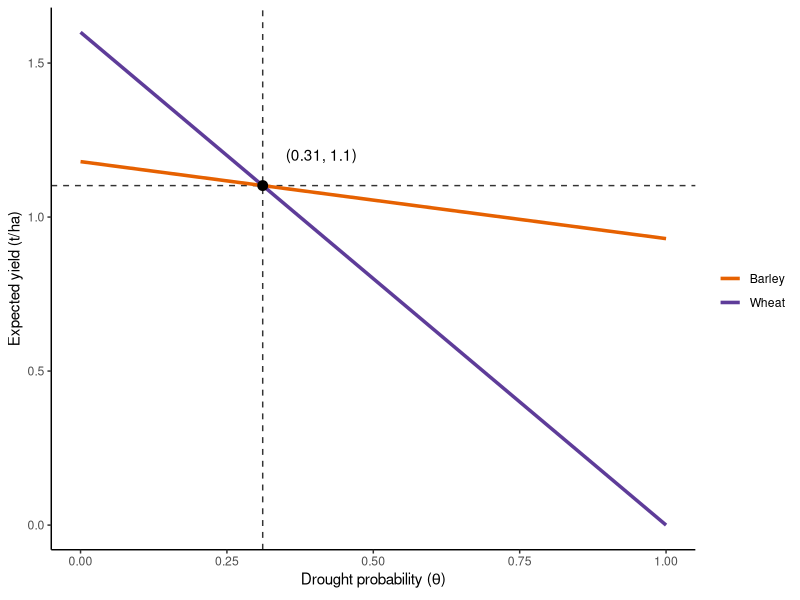

The R source for this figure: (Note: this script raises an error after producing the figure.)
## ---- chunk 1
knitr::opts_chunk$set(echo = FALSE, cache = TRUE, fig.width = 5, fig.asp = 0.618)
library(raster)
library(ncdf4)
library(tidyverse)
library(patchwork)
## ---- chunk 2
wheat_dry <- 0
wheat_normal <- 1.6

barley_dry <- 0.93
barley_normal <- 1.18
## ---- chunk 3
expected_yield_wheat <- function(risk) {
  risk * wheat_dry + (1 - risk) * wheat_normal
}

expected_yield_barley <- function(risk) {
  risk * barley_dry + (1 - risk) * barley_normal
}

expected_yield <- function(risk) {
  expected_yield_wheat(risk) + expected_yield_barley(risk)
}

indiff <- tibble(risk = (barley_normal - wheat_normal) / (wheat_dry - wheat_normal - barley_dry + barley_normal),
                 yield = risk * wheat_dry + (1 - risk) * wheat_normal)
indiff_label <- paste0('(', round(indiff$risk, 2), ', ', round(indiff$yield, 2), ')')

tibble(risk = seq(0, 1, .1),
      Barley = expected_yield_barley(risk),
      Wheat = expected_yield_wheat(risk)) %>%
  gather(type, yield, Barley:Wheat) %>%
  ggplot(aes(risk, yield)) +
  geom_hline(yintercept = indiff$yield, linetype = 2, alpha = .8)+
  geom_vline(xintercept = indiff$risk, linetype = 2, alpha = .8) +
  geom_line(aes(color = type), size = 1.2) +
  geom_point(data = indiff, color = 'black', size = 3) +
  geom_text(data = indiff, label = indiff_label, nudge_x = 0.1, nudge_y = 0.1) +
  theme_classic() +
  #scale_color_manual(name = 'Crop', values = c('darkgoldenrod', 'lightgoldenrod')) +
  scale_color_manual(values = c('#e66101', '#5e3c99'), name = '') +
  labs(x = expression('Drought probability (' * theta * ')'), y = 'Expected yield (t/ha)')
## ---- chunk 4
konya <- matrix(c(32.5, 37.9), nrow = 1) # point at which to sample TraCE
## ---- chunk 5
# convective precipitation
precc <- map(
  list.files('../Data/PRECC', full.names = TRUE)[-12],
  ~ brick(.) %>%
    raster::extract(konya, df = TRUE) %>%
    select(-ID) %>%
    gather(time, precc)
) %>%
  bind_rows()

# large-scale precipitation
precl <- map(
  list.files('../Data/PRECL', full.names = TRUE)[-12],
  ~ brick(.) %>%
    raster::extract(konya, df = TRUE) %>%
    select(-ID) %>%
    gather(time, precl)
) %>%
  bind_rows()
## ---- chunk 6
sim_past <- left_join(precc, precl, by = 'time') %>%
  mutate(
    rainfall = (precc + precl) * 2.628e+9, # unit conversion
    year = rep(-10200:-5001, each = 12),
    # hardcode dates instead of using ncdf time because of date shift with averaging period
    month = rep(1:12, times = 5200)
  ) %>%
  select(-time,-precl,-precc) %>%
  mutate(water_year = if_else(month %in% 10:12, year + 1L, year)) %>%
  filter(!(month %in% c(6:9))) %>%
  group_by(water_year) %>%
  add_tally() %>%
  filter(n == 8) %>%
  summarise(precip = sum(rainfall)) %>%
  mutate(drought = precip < 300) %>%
  filter(between(water_year, -9500, -5500)) %>%
  mutate(time_step = ceiling(water_year / 50),
         year = time_step * 50) %>%
  group_by(year) %>%
  summarise(risk = sum(drought) / 50) %>%
  filter(year != min(year)) 
## ---- chunk 7
sim_past %>%
  ggplot(aes(year, risk, fill = risk, color = risk)) +
  geom_hline(yintercept = indiff$risk, color = 'black', linetype = 2, size = 1) +
  geom_col(width = 38)  +
  scale_fill_distiller(palette = 'PuOr') +
  scale_color_distiller(palette = 'PuOr')+
  theme_minimal() +
  labs(x = 'Years BP', y = 'Drought risk') + theme(legend.position = "none")
## ---- chunk 8
prior <- function(m, n) {
  domain <- seq(0,1,0.005)
  val <- dbeta(domain, n * m, n * (1 - m))
  tibble('x' = domain, 'y' = val)
}

tibble(Age = seq(5, 50, 5),
       risk = 0.5) %>%
  mutate(belief = map2(risk, Age, ~prior(.x, .y))) %>%
  unnest(cols = c(belief)) %>%
  ggplot(aes(x, y)) +
  geom_line(aes(group = Age, color = Age), size = 1.2) +
  scale_color_distiller(palette = 'PuOr', guide = 'legend') +
  labs(x = expression('Perceived drought risk (' * theta * ')'), y = 'Density') +
  theme_classic()
## ---- chunk 9
prior2 <- function(a, b) {
  domain <- seq(0,1,0.005)
  val <- dbeta(domain, a, b)
  tibble('x' = domain, 'y' = val)
}

tibble(alpha = c(15 * 0.2, 50 * 0.2, 15 * 0.2 + 25 * 0.4, 50 * 0.2 + 25 * 0.4),
       beta = c(15 * 0.8, 50 * 0.8, 15 * 0.8 + 25 * 0.6, 50 * 0.8 + 25 * 0.6),
       time = factor(c('prior', 'prior', 'posterior', 'posterior'), levels = c('prior', 'posterior')),
       age = factor(c('15-year-old agent', '50-year-old agent', '15-year-old agent', '50-year-old agent'), levels = c('15-year-old agent', '50-year-old agent'))) %>%
  mutate(belief = map2(alpha, beta, ~prior2(.x, .y))) %>%
  unnest(cols = c(belief)) %>%
  ggplot(aes(x, y)) +
  geom_line(aes(group = time, color = time), size = 1.2, alpha = .9) +
scale_color_manual(values = c('#5e3c99', '#e66101'), name = '') +
    facet_wrap(~age, strip.position = 'bottom') +
    theme_classic() +
  theme(strip.background = element_blank(),
        legend.position = c(.43, .5),
        strip.placement = "outside") +
  labs(x = expression('Perceived drought risk (' * theta * ')'), y = 'Density')
## ---- chunk 10
agents <- tibble(id = 1:150, 
                 alpha = 1.5,
                 beta = 1.5,
                 risk = alpha / (alpha + beta),
                 crop = 'barley')

learn <- function(agents, drought) {
  if (drought == 'TRUE') wheat_yield <- wheat_dry; barley_yield <- barley_dry
  if (drought == 'FALSE') wheat_yield <- wheat_normal; barley_yield <- barley_normal

  agents %>%
    # farmer's turn to decide what to plant
      mutate(yield_exp = expected_yield(risk),
         barley_exp = expected_yield_barley(risk),
         wheat_exp = expected_yield_wheat(risk),
         crop = case_when(barley_exp > wheat_exp ~ 'barley',
                              barley_exp < wheat_exp ~ 'wheat',
                              barley_exp == wheat_exp ~ 'either'),
         prediction = map2(alpha, beta, ~rbeta(100, .x, .y)), # sample 100 as if agent is thinking in percentages
         wheat_prop = map_dbl(prediction, ~sum(. < indiff$risk)) / 100) %>%
      select(-prediction) %>%
  # "nature's" turn to decide realized yields
    mutate(alpha = drought + alpha,
           beta = beta + 1 - drought,
           risk = map2_dbl(alpha, beta, ~rbeta(1, .x, .y)))
}
## ---- chunk 11
set.seed(11111)
droughts <- c(runif(25) < 0.2, runif(25) < 0.4, runif(25) < 0.2)

run_sim <- function(droughts) {
  accumulate(droughts, ~learn(.x, .y), .init = agents) %>% 
    bind_rows(.id = 'time') %>%
    mutate(time = as.numeric(time)) %>%
    filter(time > 1)
}

sim1 <- run_sim(droughts)
## ---- chunk 12
a <- ggplot(sim1) +
  geom_rect(aes(xmin = 25, xmax = 50, ymin = -Inf, ymax = Inf), fill = 'lightgray', alpha = .2) +
  geom_point(aes(time, risk), alpha = .1) +
  geom_hline(yintercept = indiff$risk, color = 'red', linetype = 2) +
  theme_classic() +
  labs(x = 'Year', y = 'Perceived drought risk')

b <- sim1 %>%
  group_by(time, crop) %>%
  tally() %>%
ggplot(aes(time, n, fill = crop, color = crop)) +
  geom_bar(width = 1, stat = 'identity', position = 'fill') +
    scale_fill_manual(values = c('#f1a340', '#998ec3'), name = '') + 
    scale_color_manual(values = c('#f1a340', '#998ec3'), name = '') + 
    labs(x = 'Year', y = 'Wheat proportion') +
  theme_classic()

a / b + plot_annotation(tag_levels = 'A')
